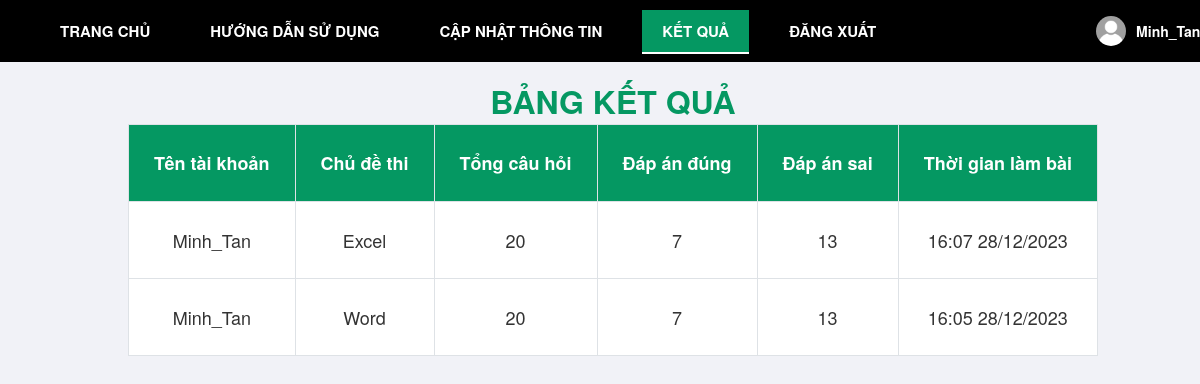
The page /old_exam_results.php (signed in) on the database its author committed.
### tables this page shows
CREATE TABLE `exam_results` (
  `id` int(5) NOT NULL,
  `username` varchar(100) NOT NULL,
  `exam_type` varchar(100) NOT NULL,
  `total_question` varchar(10) NOT NULL,
  `correct_answer` varchar(10) NOT NULL,
  `wrong_answer` varchar(10) NOT NULL,
  `exam_time` varchar(50) NOT NULL
);

### old_exam_results.php (the view, shortened to what this page needs)
<?php
include "header-result.php";
include "connection.php";
    ?>
<div class="rowz">
    <div style="margin-top:60px">
        <center>
            <h1 style="color: #059862">BẢNG KẾT QUẢ</h1>
        </center>
        <?php
$res=mysqli_query($link,"select * from exam_results where username='$_SESSION[username]' order by id desc");
$count=mysqli_num_rows($res);
if($count==0)
{
    ?>
        <center>
            <h1>Chưa có kết quả nào vì bạn chưa làm bài</h1>
        </center>
        <?php
}
else{
    echo "<table class='tables'>";
    echo "<tr class='trz'>";
    echo "<th>"; echo "Tên tài khoản"; echo "</th>";
    echo "<th>"; echo "Chủ đề thi"; echo "</th>";
    echo "<th>";echo "Tổng câu hỏi"; echo "</th>";
    echo "<th>";echo "Đáp án đúng"; echo "</th>";
    echo "<th>"; echo "Đáp án sai";echo "</th>";
    echo "<th>"; echo "Thời gian làm bài";echo "</th>";
    echo "</tr>";
    while($row=mysqli_fetch_array($res))
    {
        echo "<tr>";
        echo "<td style='text-align:center;'>"; echo $row["username"]; echo "</td>";
        echo "<td style='text-align:center;'>"; echo $row["exam_type"]; echo "</td>";
        echo "<td style='text-align:center;'>";echo $row["total_question"]; echo "</td>";
        echo "<td style='text-align:center;'>";echo $row["correct_answer"]; echo "</td>";
        echo "<td style='text-align:center;'>"; echo $row["wrong_answer"];echo "</td>";
        echo "<td style='text-align:center;'>"; echo $row["exam_time"];echo "</td>";
        echo "</tr>";
    }
    echo "</table>";
}
?>
    </div>
</div>

### css/homeinexam.css (style rules this page uses)
body { font-family: "Helvetica Neue", Helvetica, Arial, sans-serif; }
.rowz { display: flex; justify-content: center; align-items: center; margin: 10px 0 0 0; padding-left: 10px; margin-bottom: 50px; }

### css/result.css (style rules this page uses)
.tables { font-family: "Helvetica Neue", Helvetica, Arial, sans-serif; font-size: 18px; color: #333; background-color: #fff; border-collapse: collapse; width: 100%; }
.trz { background-color: #f2f2f2; }
.tables th, .tables td { padding: 25px; text-align: left; border-bottom: 1px solid #ddd; border: 1px solid #dee2e6; }
.tables th { background-color: #059862; color: #fff; font-weight: bold; }

### rows shown on the page
exam_results: username "Minh_Tan", exam_type "Excel", total_question "20", correct_answer "7", wrong_answer "13", exam_time "16:07 28/12/2023"
exam_results: username "Minh_Tan", exam_type "Word", total_question "20", correct_answer "7", wrong_answer "13", exam_time "16:05 28/12/2023"

### other values the page prints
$_SESSION["username"] "Minh_Tan"
